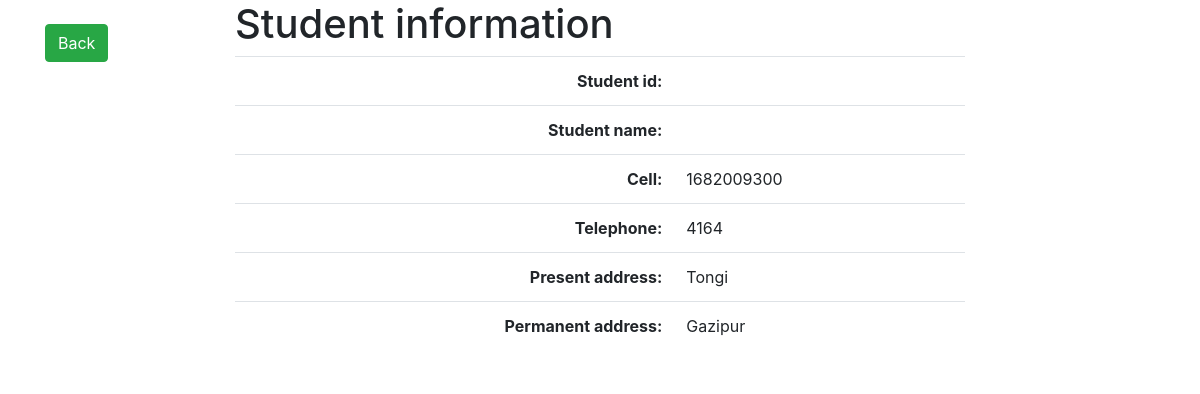
The app's page /updel/contact_information_indiView.php?Stu_id=2 with its own data.
### tables this page shows
CREATE TABLE `contact_information` (
  `Stu_id` int(15) NOT NULL,
  `Student_name` varchar(30) NOT NULL,
  `Cell` int(15) NOT NULL,
  `Telephone` int(15) NOT NULL,
  `Present_address` varchar(50) NOT NULL,
  `Permanent_address` varchar(50) NOT NULL
);

### updel/contact_information_indiView.php (the view, shortened to what this page needs)
<?php
$Stu_id=$_GET['Stu_id'];
$con = mysqli_connect('localhost','root','','fdg_database');
$sql="SELECT * FROM contact_information WHERE Stu_id=$Stu_id";
$query=mysqli_query($con, $sql);
$contact_information=mysqli_fetch_assoc($query);
?>
<!doctype html>
<html lang="en">
  <head>
    <link rel="stylesheet" href="https://stackpath.bootstrapcdn.com/bootstrap/4.1.3/css/bootstrap.min.css">
  </head>
  <body>
    <div class="container">
      <div class="row clearfix">
        <div class="col-md-2">
          <br>
          <a href="contact_information_view.php" class="btn btn-success">Back</a>
        </div>
        <div class="col-md-8">
          <h1>Student information</h1>
          <table class="table">
            <tr>
              <th class="text-right">Student id:</th>
              <td><?php echo $contact_information['Student_id'];?></td>
            </tr>
            <tr>
              <th class="text-right">Student name:</th>
              <td><?php echo $contact_information['Student_Name'];?></td>
            </tr>
            <tr>
              <th class="text-right">Cell:</th>
              <td><?php echo $contact_information['Cell'];?></td>
            </tr>
            <tr>
              <th class="text-right">Telephone:</th>
              <td><?php echo $contact_information['Telephone'];?></td>
            </tr>
            <tr>
              <th class="text-right">Present address:</th>
              <td><?php echo $contact_information['Present_address'];?></td>
            </tr>
            <tr>
              <th class="text-right">Permanent address:</th>
              <td><?php echo $contact_information['Permanent_address'];?></td>
            </tr>
          </table>
        </div>
      </div>
    </div>
  </body>
</html>

### records on screen
contact_information: Cell "1682009300", Telephone "4164", Present_address "Tongi", Permanent_address "Gazipur"
